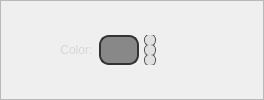
             <widget class="QFrame" name="colorPickerFrame">
              <property name="sizePolicy">
               <sizepolicy hsizetype="Preferred" vsizetype="Preferred">
                <horstretch>0</horstretch>
                <verstretch>0</verstretch>
               </sizepolicy>
              </property>
              <property name="minimumSize">
               <size>
                <width>0</width>
                <height>0</height>
               </size>
              </property>
              <property name="frameShape">
               <enum>QFrame::StyledPanel</enum>
              </property>
              <property name="frameShadow">
               <enum>QFrame::Raised</enum>
              </property>
              <layout class="QVBoxLayout" name="verticalLayout_8">
               <property name="spacing">
                <number>0</number>
               </property>
               <property name="leftMargin">
                <number>0</number>
               </property>
               <property name="topMargin">
                <number>0</number>
               </property>
               <property name="rightMargin">
                <number>0</number>
               </property>
               <property name="bottomMargin">
                <number>0</number>
               </property>
               <item>
                <layout class="QHBoxLayout" name="colorPickerLayout">
                 <property name="spacing">
                  <number>0</number>
                 </property>
                 <property name="sizeConstraint">
                  <enum>QLayout::SetDefaultConstraint</enum>
                 </property>
                 <property name="topMargin">
                  <number>0</number>
                 </property>
                 <property name="bottomMargin">
                  <number>0</number>
                 </property>
                 <item>
                  <widget class="QLabel" name="colorTextLabel">
                   <property name="sizePolicy">
                    <sizepolicy hsizetype="Fixed" vsizetype="Fixed">
                     <horstretch>0</horstretch>
                     <verstretch>0</verstretch>
                    </sizepolicy>
                   </property>
                   <property name="minimumSize">
                    <size>
                     <width>98</width>
                     <height>0</height>
                    </size>
                   </property>
                   <property name="maximumSize">
                    <size>
                     <width>100000</width>
                     <height>16777215</height>
                    </size>
                   </property>
                   <property name="font">
                    <font>
                     <family>Segoe UI</family>
                     <pointsize>-1</pointsize>
                    </font>
                   </property>
                   <property name="styleSheet">
                    <string notr="true">QLabel {
    font-family: 'Segoe UI';  /* Sets the font to Segoe UI */
    font-size: 12px;  /* Adjust the font size as needed */
    font-weight: regular;  /* Makes the text bold */
    color: #d6d6d6;  /* White text color */
    /*background-color: #555555;  /* Dark background color */
    border: 0px solid #555555;  /* Optional border with dark grey color */
    border-radius: 8px;  /* Rounded corners */
    padding: 0px 0px;  /* Padding around the text */
}

QPushButton:hover {
    background-color: #666666;  /* Slightly lighter background on hover */
}

QPushButton:pressed {
    background-color: #1a1a1a;  /* Darker background when pressed */
}
QPushButton:disabled {
    color: #cccccc;  /* Light grey text color to indicate disabled */
    border: 1px solid #555555;  /* Optional border with dark grey color */
    background-color: #4a4a4a;  /* Lighter grey background color for disabled state */
    color: #666666;  /* White text color */
}</string>
                   </property>
                   <property name="text">
                    <string>Color:  </string>
                   </property>
                   <property name="alignment">
                    <set>Qt::AlignBottom|Qt::AlignRight|Qt::AlignTrailing</set>
                   </property>
                  </widget>
                 </item>
                 <item>
                  <widget class="QPushButton" name="colorDisplayButton">
                   <property name="sizePolicy">
                    <sizepolicy hsizetype="Minimum" vsizetype="Fixed">
                     <horstretch>0</horstretch>
                     <verstretch>0</verstretch>
                    </sizepolicy>
                   </property>
                   <property name="minimumSize">
                    <size>
                     <width>0</width>
                     <height>9</height>
                    </size>
                   </property>
                   <property name="maximumSize">
                    <size>
                     <width>16777215</width>
                     <height>50</height>
                    </size>
                   </property>
                   <property name="styleSheet">
                    <string notr="true">QPushButton#colorDisplayButton {
    background-color: #888888;
    color: #ffffff;
    border: 2px solid #333333;
    border-radius: 10px;  /* Rounded corners */
    min-height: 1px;  /* Minimum height for the button */
    padding: 2px 2px;  /* Padding inside the button */
	margin: 0px;
}

QPushButton#colorDisplayButton:hover {
    border: 2px solid #ffffff;
}

QPushButton#colorDisplayButton:pressed {
    background-color: #333333;  /* Change color on press */
    border: 2px solid #222222;
}
</string>
                   </property>
                   <property name="text">
                    <string/>
                   </property>
                   <property name="autoRepeatDelay">
                    <number>1</number>
                   </property>
                  </widget>
                 </item>
                 <item>
                  <spacer name="horizontalSpacer_2">
                   <property name="orientation">
                    <enum>Qt::Horizontal</enum>
                   </property>
                   <property name="sizeType">
                    <enum>QSizePolicy::Minimum</enum>
                   </property>
                   <property name="sizeHint" stdset="0">
                    <size>
                     <width>5</width>
                     <height>20</height>
                    </size>
                   </property>
                  </spacer>
                 </item>
                 <item>
                  <layout class="QVBoxLayout" name="verticalLayout_3" stretch="10,10,10">
                   <property name="spacing">
                    <number>0</number>
                   </property>
                   <property name="leftMargin">
                    <number>0</number>
                   </property>
                   <property name="rightMargin">
                    <number>0</number>
                   </property>
                   <property name="bottomMargin">
                    <number>0</number>
                   </property>
                   <item>
                    <widget class="QSlider" name="materialColorHueSlider">
                     <property name="sizePolicy">
                      <sizepolicy hsizetype="Expanding" vsizetype="Minimum">
                       <horstretch>0</horstretch>
                       <verstretch>0</verstretch>
                      </sizepolicy>
                     </property>
                     <property name="minimumSize">
                      <size>
                       <width>0</width>
                       <height>0</height>
                      </size>
                     </property>
                     <property name="maximumSize">
                      <size>
                       <width>16777215</width>
                       <height>10</height>
                      </size>
                     </property>
                     <property name="styleSheet">
                      <string notr="true">QSlider::groove:horizontal {
    border: none;
    background: qlineargradient(
        spread:pad, 
        x1:0, y1:0, 
        x2:1, y2:0, 
        stop:0 red, 
        stop:0.10 orange, 
        stop:0.23 yellow, 
        stop:0.4 green, 
        stop:0.67 blue, 
        stop:0.83 indigo, 
        stop:1 red   /* Return to red at the end */
    );
    height: 4px;         /* Thinner bar */
    border-radius: 2px;  /* Rounded edges */
    margin: 0 0;
}

QSlider::handle:horizontal {
    background: #e0e0e0;
    border: 1px solid #555555;
    width: 10px;         /* Round handle size */
    height: 10px;
    margin: -4px 0;      /* Centers the handle on thin groove */
    border-radius: 5px;  /* Fully rounded handle */
}

QSlider::sub-page:horizontal {
    background: transparent;
}

QSlider::add-page:horizontal {
    background: transparent;
}
</string>
                     </property>
                     <property name="orientation">
                      <enum>Qt::Horizontal</enum>
                     </property>
                    </widget>
                   </item>
                   <item>
                    <widget class="QSlider" name="materialColorSaturationSlider">
                     <property name="sizePolicy">
                      <sizepolicy hsizetype="Expanding" vsizetype="Minimum">
                       <horstretch>0</horstretch>
                       <verstretch>0</verstretch>
                      </sizepolicy>
                     </property>
                     <property name="minimumSize">
                      <size>
                       <width>0</width>
                       <height>0</height>
                      </size>
                     </property>
                     <property name="maximumSize">
                      <size>
                       <width>16777215</width>
                       <height>10</height>
                      </size>
                     </property>
                     <property name="styleSheet">
                      <string notr="true">QSlider::groove:horizontal {
    border: none;
    background: qlineargradient(
        spread:pad,
        x1:0, y1:0,
        x2:1, y2:0,
        stop:0 black,
        stop:1 white
    );
    height: 4px;        /* Thinner bar */
    border-radius: 2px; /* Rounded edges */
    margin: 0 0;
}

QSlider::handle:horizontal {
    background: #e0e0e0;
    border: 1px solid #555555;
    width: 10px;        /* Round handle size */
    height: 10px;
    margin: -4px 0;     /* Centers the handle on thin groove */
    border-radius: 5px; /* Fully rounded handle */
}

QSlider::sub-page:horizontal {
    background: transparent;
}

QSlider::add-page:horizontal {
    background: transparent;
}
</string>
                     </property>
                     <property name="orientation">
                      <enum>Qt::Horizontal</enum>
                     </property>
                    </widget>
                   </item>
                   <item>
                    <widget class="QSlider" name="materialColorValueSlider">
                     <property name="sizePolicy">
                      <sizepolicy hsizetype="Expanding" vsizetype="Minimum">
                       <horstretch>0</horstretch>
                       <verstretch>0</verstretch>
                      </sizepolicy>
                     </property>
                     <property name="minimumSize">
                      <size>
                       <width>0</width>
                       <height>0</height>
                      </size>
                     </property>
                     <property name="maximumSize">
                      <size>
                       <width>16777215</width>
                       <height>10</height>
                      </size>
                     </property>
                     <property name="styleSheet">
                      <string notr="true">QSlider::groove:horizontal {
    border: none;
    background: qlineargradient(
        spread:pad,
        x1:0, y1:0,
        x2:1, y2:0,
        stop:0 black,
        stop:1 white
    );
    height: 4px;        /* Thinner bar */
    border-radius: 2px; /* Rounded edges */
    margin: 0 0;
}

QSlider::handle:horizontal {
    background: #e0e0e0;
    border: 1px solid #555555;
    width: 10px;        /* Round handle size */
    height: 10px;
    margin: -4px 0;     /* Centers the handle on thin groove */
    border-radius: 5px; /* Fully rounded handle */
}

QSlider::sub-page:horizontal {
    background: transparent;
}

QSlider::add-page:horizontal {
    background: transparent;
}
</string>
                     </property>
                     <property name="pageStep">
                      <number>10</number>
                     </property>
                     <property name="orientation">
                      <enum>Qt::Horizontal</enum>
                     </property>
                    </widget>
                   </item>
                  </layout>
                 </item>
                 <item>
                  <spacer name="horizontalSpacer_3">
                   <property name="orientation">
                    <enum>Qt::Horizontal</enum>
                   </property>
                   <property name="sizeType">
                    <enum>QSizePolicy::Minimum</enum>
                   </property>
                   <property name="sizeHint" stdset="0">
                    <size>
                     <width>35</width>
                     <height>20</height>
                    </size>
                   </property>
                  </spacer>
                 </item>
                </layout>
               </item>
              </layout>
             </widget>
